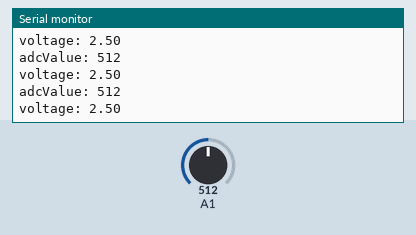
Recording of a sketch running on a simulated Arduino Uno, built with avr-gcc and run on an emulated ATmega328P. Shown: the last lines printed to the serial monitor. Inputs (shaded band) come from the test bench; at power-on: A1 = 512.

Above: at 1.3 s.
1.4 s: A1 set to 716
At 1.82 s:
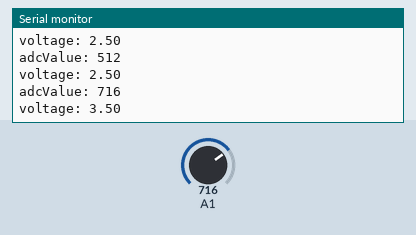
2.9 s: A1 set to 900
At 3.32 s:
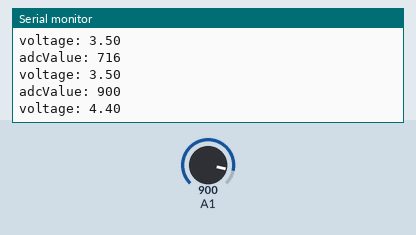
Timing chart, 0 to 5.9 s (numbered marks = the images above; inputs shaded):
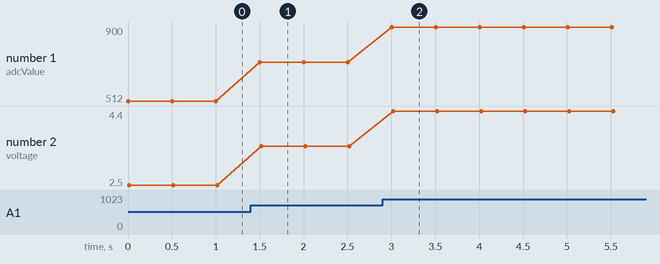

The sketch:

Sketch_05.1_ADC.ino
```cpp
/*
  ADC

  modified 2021/6/30
  by http://www.freenove.com
*/

int adcValue;     // Define a variable to save ADC value
float voltage;    // Define a variable to save the calculated voltage value

void setup() {
  Serial.begin(9600);      // Initialize the serial port and set the baud rate to 9600
}

void loop() {
  adcValue = analogRead(A1);          // Convert analog of A0 port to digital
  voltage = adcValue * (5.0 / 1023.0);// Calculate voltage according to digital
  // Send the result to computer through serial
  Serial.print("adcValue: ");
  Serial.println(adcValue);
  Serial.print("voltage: ");
  Serial.println(voltage);
  delay(500);
}
```

Measured:
- after the input at 1.4 s, the serial monitor: prints a new line after 0.10 s (image 1)
- after the input at 2.9 s, the serial monitor: prints a new line after 0.11 s (image 2)
- plotted number 1: 512 → 716 after the input at 1.4 s, 716 → 900 after the input at 2.9 s
- plotted number 2: 2.5 → 3.5 after the input at 1.4 s, 3.5 → 4.4 after the input at 2.9 s
